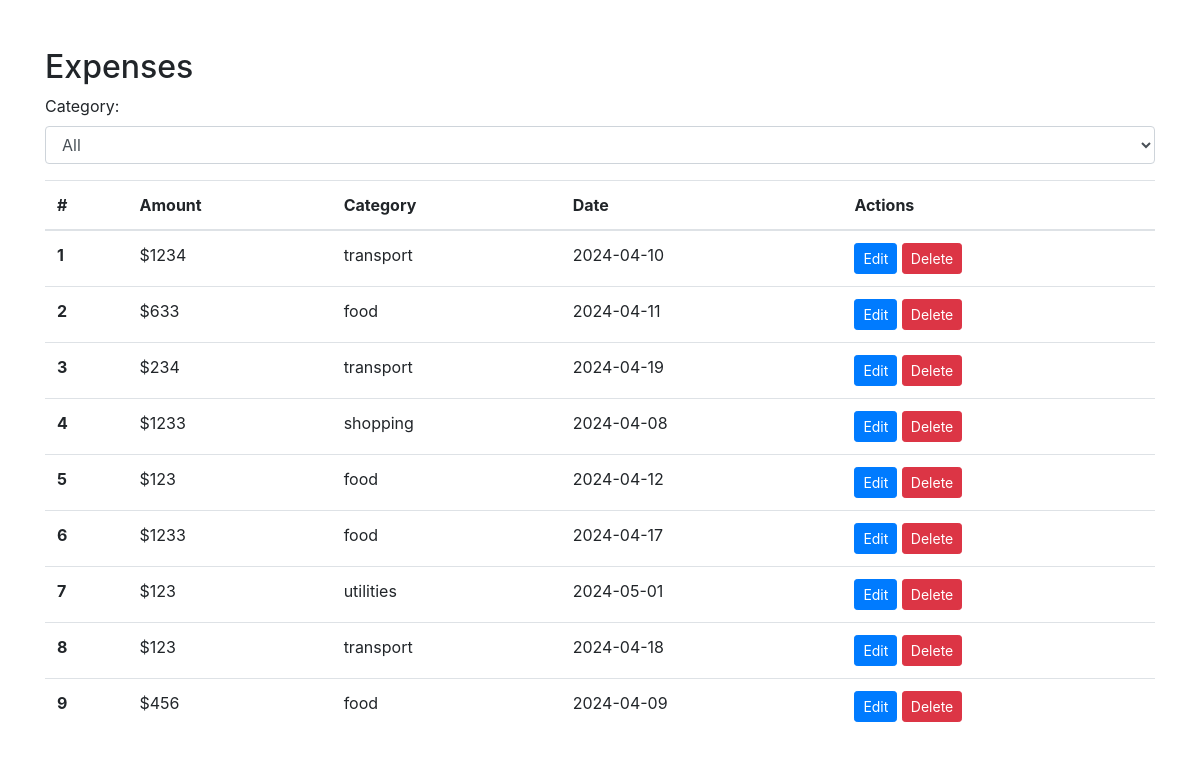
Page /viewexpense (signed in) on the committed database.
### tables this page shows
CREATE TABLE expense
                 (id INTEGER PRIMARY KEY AUTOINCREMENT, 
                 userid INTEGER,
                 amount DECIMAL(10, 2) NOT NULL,
                 category VARCHAR(50) NOT NULL,
                 description TEXT,
                 date DATE NOT NULL,
                 created_at TIMESTAMP DEFAULT CURRENT_TIMESTAMP);

### app.py (the view)
@app.route('/viewexpense')
def show_expenses():
    expenses = fetch_actual_expenses()
    conn = sqlite3.connect('expense_tracker.db')
    conn.row_factory = sqlite3.Row
    cur = conn.cursor()
    cur.execute("SELECT DISTINCT category FROM expense")
    categories = [row['category'] for row in cur.fetchall()]
    return render_template('viewexpense.html', expenses=expenses,categories=categories)

### app.py (called while the page is built)
def fetch_actual_expenses():
    conn = sqlite3.connect('expense_tracker.db')
    cur = conn.cursor()
    cur.execute("SELECT  id,amount, category, date FROM expense WHERE userid = ?", (session['userid'],))
    expenses = cur.fetchall()
    conn.close()
    return expenses

### templates/viewexpense.html (shortened to what this page needs)
<!DOCTYPE html>
<html lang="en">
<head>
    <link rel="stylesheet" href="https://stackpath.bootstrapcdn.com/bootstrap/4.5.2/css/bootstrap.min.css">
</head>
<body>
    <div class="container mt-5">
        <h2>Expenses</h2>
        <div class="filter-container mb-3">
            <label for="categoryFilter">Category:</label>
            <select id="categoryFilter" class="form-control">
                <option value="">All</option>
            </select>
        </div>
        <div class="row">
            <div class="col">
                <table class="table">
                    <thead>
                        <tr>
                            <th scope="col">#</th>
                            <th scope="col">Amount</th>
                            <th scope="col">Category</th>
                            <th scope="col">Date</th>
                            <th scope="col">Actions</th>
                        </tr>
                    </thead>
                    <tbody>
                        {% for expense in expenses %}
                    <tr>
                        <th scope="row">{{ loop.index }}</th>
                        <td>${{ expense[1] }}</td>
                        <td>{{ expense[2] }}</td>
                        <td>{{ expense[3] }}</td>
                        <td>
                            <a href="#" class="btn btn-sm btn-primary" onclick="loadPage('/edit/{{ expense[0] }}')">Edit</a>
                            <form action="#" method="post" style="display: inline;" onclick="loadPage('/delete/{{ expense[0]}}')" onsubmit="return confirm('Are you sure you want to delete this expense?');">
                                <input type="submit" value="Delete" class="btn btn-sm btn-danger">
                            </form>
                        </td>
                    </tr>
                          {% endfor %}
                    </tbody>
                </table>
            </div>
        </div>
    </div>
</body>
</html>

### rows in the picture
expense: amount "1234", category "transport", date "2024-04-10"
expense: amount "633", category "food", date "2024-04-11"
expense: amount "234", category "transport", date "2024-04-19"
expense: amount "1233", category "shopping", date "2024-04-08"
expense: amount "123", category "food", date "2024-04-12"
expense: amount "1233", category "food", date "2024-04-17"
expense: amount "123", category "utilities", date "2024-05-01"
expense: amount "123", category "transport", date "2024-04-18"
expense: amount "456", category "food", date "2024-04-09"
